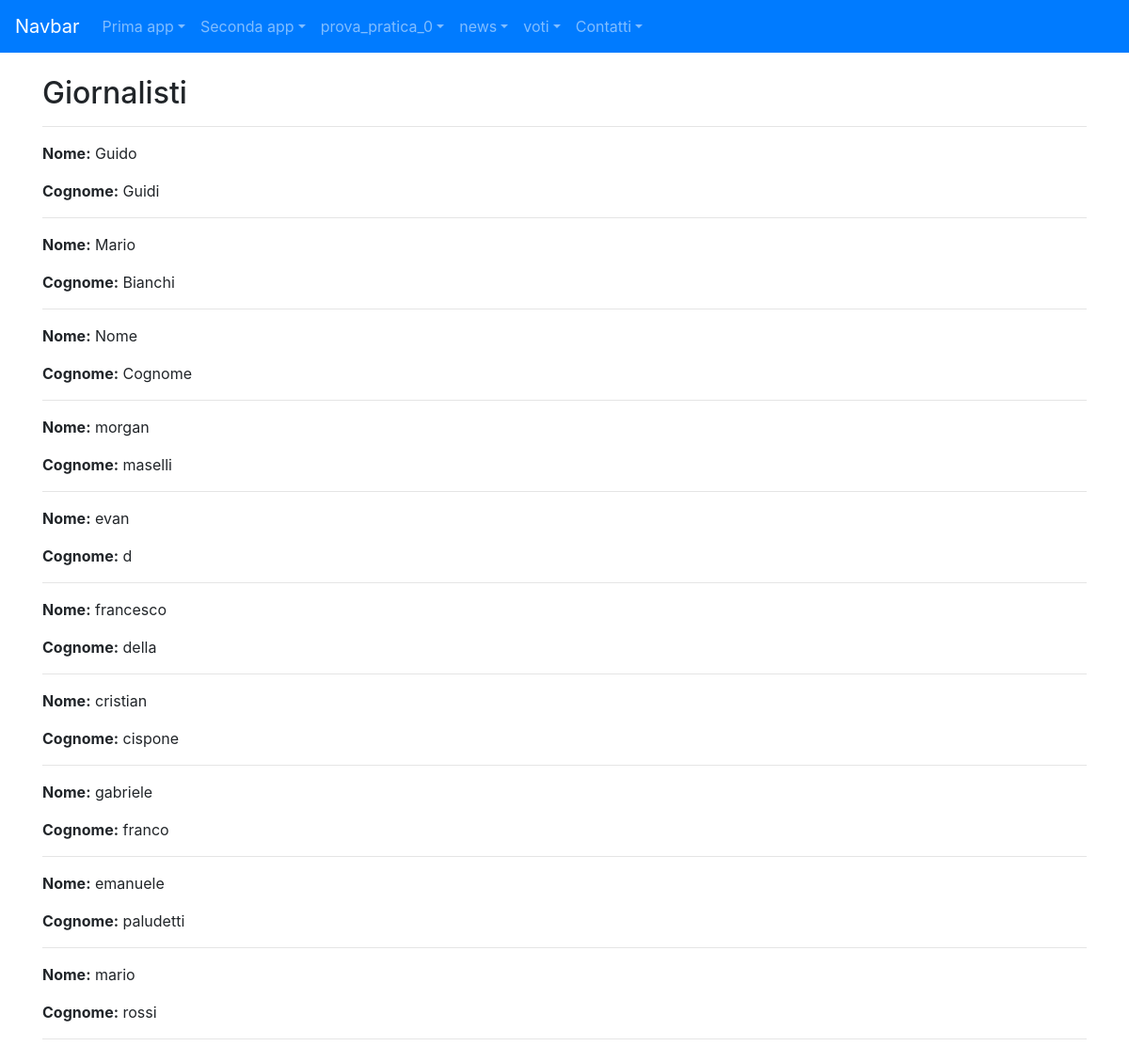
The page /news/giornalista/9 on the database its author committed.
### news/models.py (models this page shows, shortened)
class Giornalista (models.Model):
    nome = models.CharField(max_length=20)
    cognome = models.CharField(max_length=20)
    anno_di_nascita = models.DateField(blank=True)
    class Meta:
        verbose_name = "Giornalista"
        verbose_name_plural = "Giornalisti"

### news/views.py (the view)
# urls.py: path("giornalista/<int:pk>", giornalistaDetailView, name="giornalista_detail")
def giornalistaDetailView(request, pk=None):
    giornalisti = Giornalista.objects.all()
    context = {"giornalisti": giornalisti}
    return render(request, "giornalista_detail.html", context)

### news/templates/news/giornalista_detail.html
{% extends 'base.html' %}
{% block content %}
    <h2>Giornalisti</h2>
    <hr>
    {% for giornalista in giornalisti %}
        <p><strong>Nome:</strong> {{ giornalista.nome }}</p>
        <p><strong>Cognome:</strong> {{ giornalista.cognome }}</p>
        <hr>
    {% endfor %}
{% endblock content %}

### rows shown on the page
Giornalista: nome "Guido", cognome "Guidi"
Giornalista: nome "Mario", cognome "Bianchi"
Giornalista: nome "Nome", cognome "Cognome"
Giornalista: nome "morgan", cognome "maselli"
Giornalista: nome "evan", cognome "d"
Giornalista: nome "francesco", cognome "della"
Giornalista: nome "cristian", cognome "cispone"
Giornalista: nome "gabriele", cognome "franco"
Giornalista: nome "emanuele", cognome "paludetti"
Giornalista: nome "mario", cognome "rossi"
